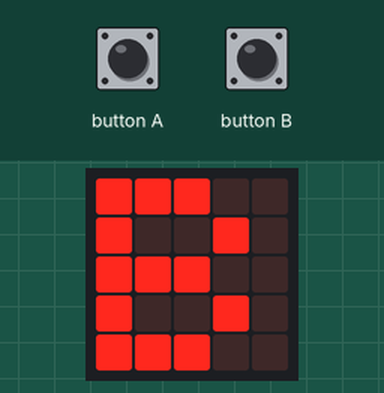
Simulated run of this program. Board: BBC micro:bit running MicroPython. Shown: the board's 5×5 LED display. The inputs (shaded band) are chosen by the test bench. The 48×5 strip is a reading aid, not a part: it shows the text the display is scrolling, unrolled, one strip-width of it at a time.

Above: at 4.9 s.
5.0 s: button A pressed for 0.15 s
At 6.2 s:
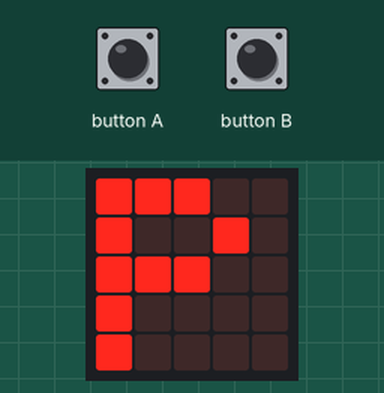
6.6 s: button A pressed for 1 s
At 7.5 s:
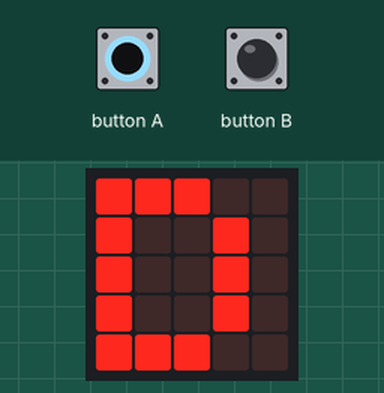
9.1 s: button A pressed for 0.15 s
At 9.6 s:
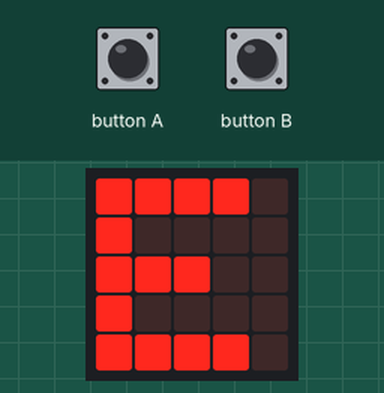
10.7 s: button A pressed for 3.2 s
At 12.1 s:
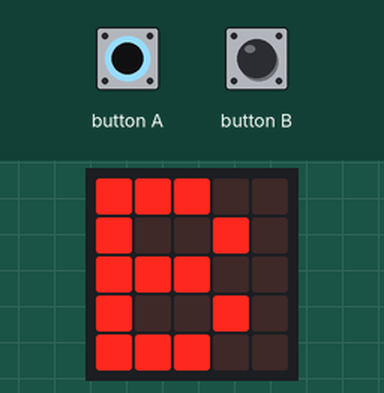
15.4 s: button B pressed for 0.15 s
At 16.1 s:
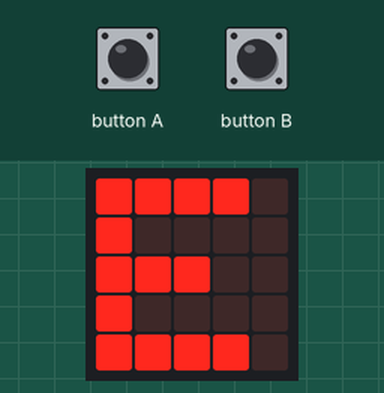
Timing chart, 0 to 18.0 s (numbered marks = the images above; inputs shaded):
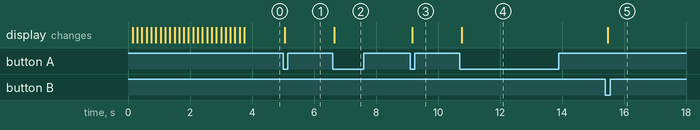

Measured:
- after the input at 5.0 s, the display: changes after 0.05 s (image 1)
- after the input at 6.6 s, the display: changes after 0.06 s (image 2)
- after the input at 9.1 s, the display: changes after 0.06 s (image 3)
- after the input at 10.7 s, the display: changes after 0.07 s (image 4)
- after the input at 15.4 s, the display: changes after 0.08 s (image 5)

The program:

01_selector_articulacio.py
```python
# SA5 - 01_selector_articulacio.py
# Pantalla i botons de la micro:bit: el SELECTOR del comandament del brac.
# Boto A: articulacio anterior. Boto B: articulacio seguent.
# La pantalla mostra la lletra de l'articulacio triada:
#   B = base, E = esquerre, D = dret, P = pinca
# Quan: S1 - modelatge

from microbit import *

ARTICULACIONS = ["B", "E", "D", "P"]
triada = 0          # posicio dins de la llista (0 = la base)

display.scroll("BRAC")

while True:
    if button_a.was_pressed():
        triada = triada - 1
        if triada < 0:
            triada = len(ARTICULACIONS) - 1   # de la base salta a la pinca
    elif button_b.was_pressed():
        triada = triada + 1
        if triada >= len(ARTICULACIONS):
            triada = 0                        # de la pinca torna a la base

    display.show(ARTICULACIONS[triada])
    sleep(100)
```
